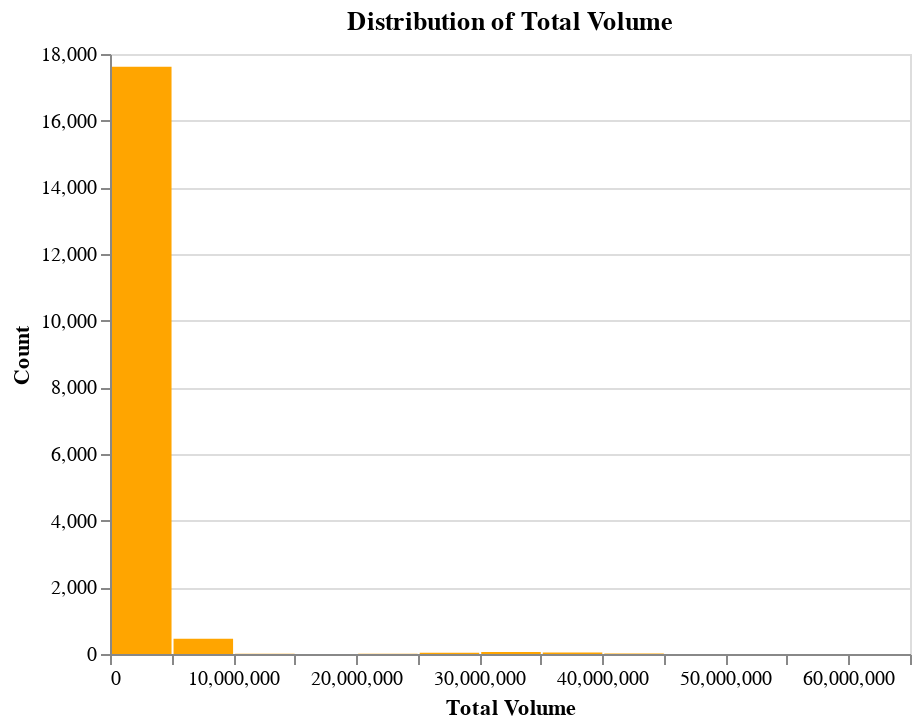

Write notebook code for a chart like this one.
### Code cell
alt.Chart(avocado_data).mark_bar().encode(
    alt.X('Total Volume:Q', bin=alt.Bin(maxbins=30), title='Total Volume'),
    alt.Y('count()', title='Count'),
    color=alt.value('orange')
).properties(
    width=400,
    height=300,
    title='Distribution of Total Volume'
)

### Figure 1 — Vega specification as saved in the notebook (floating-point values rounded to 4 significant figures)
{"$schema": "https://vega.github.io/schema/vega/v5.json", "data": [{"name": "source_0", "values": [{"__count": 17619, "bin_maxbins_30_Total Volume": 0.0, "bin_maxbins_30_Total Volume_end": 5000000.0}, {"__count": 455, "bin_maxbins_30_Total Volume": 5000000.0, "bin_maxbins_30_Total Volume_end": 10000000.0}, {"__count": 35, "bin_maxbins_30_Total Volume": 25000000.0, "bin_maxbins_30_Total Volume_end": 30000000.0}, {"__count": 11, "bin_maxbins_30_Total Volume": 20000000.0, "bin_maxbins_30_Total Volume_end": 25000000.0}, {"__count": 57, "bin_maxbins_30_Total Volume": 30000000.0, "bin_maxbins_30_Total Volume_end": 35000000.0}, {"__count": 46, "bin_maxbins_30_Total Volume": 35000000.0, "bin_maxbins_30_Total Volume_end": 40000000.0}, {"__count": 15, "bin_maxbins_30_Total Volume": 40000000.0, "bin_maxbins_30_Total Volume_end": 45000000.0}, {"__count": 6, "bin_maxbins_30_Total Volume": 10000000.0, "bin_maxbins_30_Total Volume_end": 15000000.0}, {"__count": 2, "bin_maxbins_30_Total Volume": 45000000.0, "bin_maxbins_30_Total Volume_end": 50000000.0}, {"__count": 1, "bin_maxbins_30_Total Volume": 50000000.0, "bin_maxbins_30_Total Volume_end": 55000000.0}, {"__count": 2, "bin_maxbins_30_Total Volume": 60000000.0, "bin_maxbins_30_Total Volume_end": 65000000.0}]}, {"name": "source_0_y_domain___count", "values": [{"min": 1, "max": 17619}]}], "signals": [{"name": "bin_maxbins_30_Total_Volume_bins", "value": {"fields": ["Total Volume"], "fname": "bin_Total Volume", "start": 0.0, "step": 5000000.0, "stop": 65000000.0}}], "marks": [{"type": "rect", "name": "marks", "from": {"data": "source_0"}, "encode": {"update": {"fill": {"value": "orange"}, "description": {"signal": "\"Total Volume: \" + (!isValid(datum[\"bin_maxbins_30_Total Volume\"]) || !isFinite(+datum[\"bin_maxbins_30_Total Volume\"]) ? \"null\" : format(datum[\"bin_maxbins_30_Total Volume\"], \"\") + \" – \" + format(datum[\"bin_maxbins_30_Total Volume_end\"], \"\")) + \"; Count: \" + (format(datum[\"__count\"], \"\"))"}, "x2": {"field": "bin_maxbins_30_Total Volume", "scale": "x", "offset": {"signal": "0.5 + (abs(scale(\"x\", datum[\"bin_maxbins_30_Total Volume_end\"]) - scale(\"x\", datum[\"bin_maxbins_30_Total Volume\"])) < 0.25 ? -0.5 * (0.25 - (abs(scale(\"x\", datum[\"bin_maxbins_30_Total Volume_end\"]) - scale(\"x\", datum[\"bin_maxbins_30_Total Volume\"])))) : 0.5)"}}, "y2": {"value": 0, "scale": "y"}, "x": {"field": "bin_maxbins_30_Total Volume_end", "scale": "x", "offset": {"signal": "0.5 + (abs(scale(\"x\", datum[\"bin_maxbins_30_Total Volume_end\"]) - scale(\"x\", datum[\"bin_maxbins_30_Total Volume\"])) < 0.25 ? 0.5 * (0.25 - (abs(scale(\"x\", datum[\"bin_maxbins_30_Total Volume_end\"]) - scale(\"x\", datum[\"bin_maxbins_30_Total Volume\"])))) : -0.5)"}}, "y": {"field": "__count", "scale": "y"}, "ariaRoleDescription": {"value": "bar"}}}, "style": ["bar"]}], "scales": [{"name": "x", "type": "linear", "domain": {"signal": "[bin_maxbins_30_Total_Volume_bins.start, bin_maxbins_30_Total_Volume_bins.stop]"}, "range": [0, {"signal": "width"}], "bins": {"signal": "bin_maxbins_30_Total_Volume_bins"}, "zero": false}, {"name": "y", "type": "linear", "domain": [{"signal": "(data(\"source_0_y_domain___count\")[0] || {}).min"}, {"signal": "(data(\"source_0_y_domain___count\")[0] || {}).max"}], "range": [{"signal": "height"}, 0], "zero": true, "nice": true}], "axes": [{"scale": "y", "orient": "left", "minExtent": 0, "ticks": false, "aria": false, "tickCount": {"signal": "ceil(height/40)"}, "gridScale": "x", "grid": true, "domain": false, "zindex": 0, "labels": false, "maxExtent": 0}, {"scale": "x", "orient": "bottom", "grid": false, "title": "Total Volume", "labelFlush": true, "labelOverlap": true, "zindex": 0, "tickCount": {"signal": "ceil(width/10)"}}, {"scale": "y", "tickCount": {"signal": "ceil(height/40)"}, "zindex": 0, "title": "Count", "orient": "left", "grid": false, "labelOverlap": true}], "title": {"text": "Distribution of Total Volume", "frame": "group"}, "height": 300, "style": "cell", "background": "white", "width": 400, "padding": 5}
